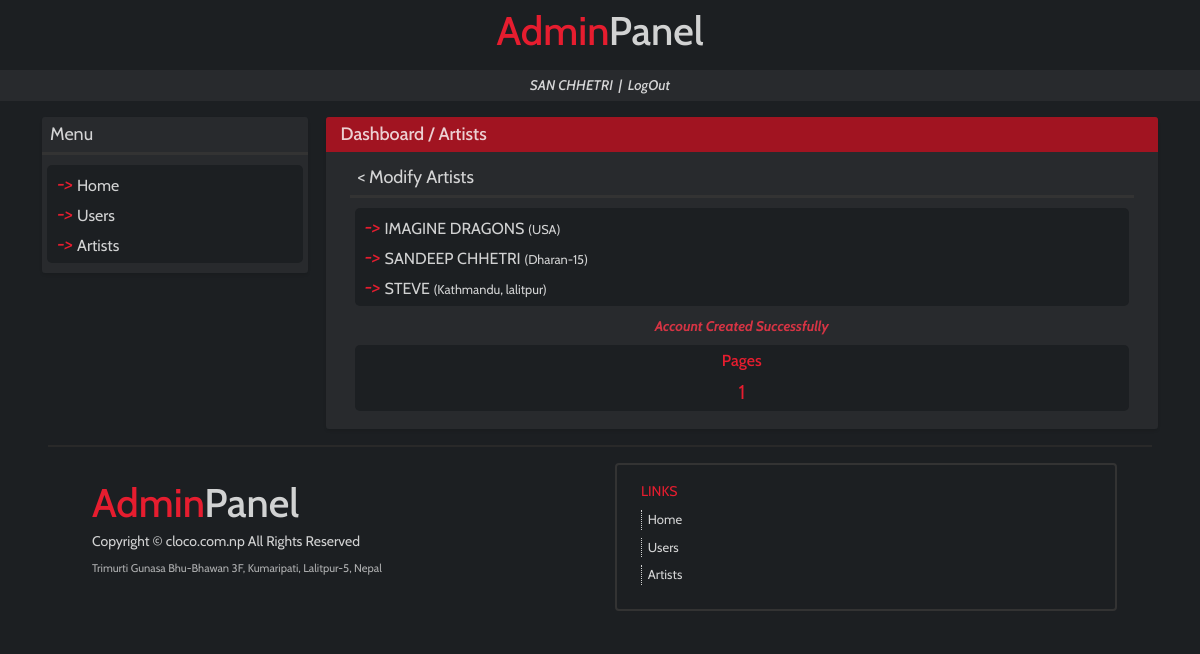
Screenshot of /dashboard/artists/modifyartist/ (signed in) with the database file from the repository.
### musicRecord/models.py (models this page shows, shortened)
class Artist(models.Model):
    GENDER_CHOICES = (
        ('M', 'Male'),
        ('F', 'Female'),
        ('O', 'Other'),
    )
    name = models.CharField(max_length=50)
    dob = models.DateField()
    gender = models.CharField(max_length=1, choices=GENDER_CHOICES)
    address = models.CharField(max_length=50)
    first_release_date = models.DateField(null=True, blank=True)
    no_of_albums_released = models.IntegerField(default = 0)
    created_at = models.DateTimeField(auto_now_add=True)
    updated_at = models.DateTimeField(auto_now=True)

### musicRecord/artistsViews.py (the view)
# urls.py: path('artists/modifyartist/', artistsViews.modify_artist, name='modifyartist'),
def modify_artist(request):
    if not request.user.is_authenticated:
        return redirect('/')
    else:
        try:
            page = int(request.GET.get('page'))
        except:
            page = 1
        page_end = page*8
        page_start = page_end - 8
        users = Artist.objects.raw(f'select * from musicRecord_Artist order by created_at desc')
        pages = int(len(users)/8)
        if len(users)%8 != 0:
            pages = pages+1
        if request.session.get('success') != None:
                success = request.session['success']
                request.session['success'] = None
        else:
            success = ''
        return render(request, 'artists/modifyartist.html',{'user_name':user_name(request), 'user_pk':request.user.id, 'users':users[page_start:page_end], 'pages':range(1,pages+1), 'page':page, 'success':success})

### musicRecord/artistsViews.py (called while the page is built)
def user_name(request):
    return request.user.first_name.upper()+' '+request.user.last_name.upper()

### templates/artists/modifyartist.html (shortened to what this page needs)
{% extends 'base.html' %}
{% block content %}
<div class="row mb-3">
    <div class="d-none d-lg-block col-sm-12 col-lg-3 px-4">
        <div class="row mb-3 main-box">
            <div class="sidebox-text px-2 py-1 mb-0">
              Menu
            </div>
            <div class="col-12 mt-0 pt-0" style="background:#333; height:3px;">
            </div>
            <div class="col-12 sidebox-menus">
              <div class="row sidebox-menu py-1">
                <div class="col-12 p-0 m-0" style="color:#e61d2f;">
                    <i>-> </i>
                      <a class="menu-options" href="{% url 'dashboard' %}">Home</a>
                    <br>
                </div>
                <div class="col-12 p-0 m-0" style="color:#e61d2f;">
                    <i>-> </i>
                      <a class="menu-options {% if activetab == 'users' %}activetab{% endif %}" href="{% url 'users' %}">Users</a>
                    <br>
                </div>
                <div class="col-12 p-0 m-0" style="color:#e61d2f;">
                    <i>-> </i>
                      <a class="menu-options" href="{% url 'artists' %}">Artists</a>
                    <br>
                </div>
              </div>
            </div>
        </div>
    </div>
    <div class="col-sm-12 col-lg-9 px-4">
        <div class="row main-box">
            <div class="col-12 box-top py-1">
                <a class="link" href="{% url 'dashboard' %}">Dashboard</a> / <a class="link" href="{% url 'artists' %}">Artists</a>
            </div>
            <div class="col-12 box-content px-0 px-lg-4">
                <div class="mt-2 pb-2">
                    <div class="sidebox-text px-2 py-1 mb-0">
                        <a href="{% url 'artists' %}" class="link">< Modify Artists</a>
                    </div>
                    <div class="col-12 mt-0 pt-0" style="background:#333; height:3px;">
                    </div>
                    <div class="col-12 sidebox-menus">
                        <div class="row sidebox-menu py-1">
                            {% for user in users %}
                            <div class="col-12 p-0 m-0" style="color:#e61d2f;">
                                <i>-> </i>
                                <a class="menu-options" href="{% url 'modifyartist' %}{{user.id}}?page={{page}}">{{user.name.upper}} <span class="small">({{user.address}})</span></a>
                                <br>
                            </div>
                            {% endfor %}
                        </div>
                        <div id="success" class="text-danger round p-0 mb-2 justify-content-center d-flex" style="opacity: 0.97; font-style: italic; font-weight: bold;">
                          {{success}}
                        </div>
                        <div class="row sidebox-menu py-1">
                            <div class="col mx-2">
                                <div class="row">
                                  <div class="col-12 d-flex justify-content-center mb-1">
                                    <span style="font-size:16px; color:#e61d2f; font-weight:500;">
                                      Pages
                                    </span>
                                  </div>
                                </div>
                                <div class="row">
                                  <div class="col-12 d-flex justify-content-center">
                                    {% for p in pages %}
                                      <div class="">
                                        <a class="link pagesnav {% if page == p %}activetab{% endif %}" href="{% url 'allartists' %}?page={{p}}">
                                          <span class="unselectable" style="font-size:20px;">{{p}}</span>
                                        </a>
                                      </div>
                                    {% endfor %}
                                  </div>
                                </div>
                            </div>
                        </div>
                    </div>
                </div>
            </div>
        </div>
    </div>
{% endblock %}

### rows the page displays
Artist: name "IMAGINE DRAGONS", address "USA"
Artist: name "SANDEEP CHHETRI", address "Dharan-15"
Artist: name "STEVE", address "Kathmandu, lalitpur"

### other values shown
{{ user_name }} "SAN CHHETRI"
{{ success }} "Account Created Successfully"
{{ p }} "1"
